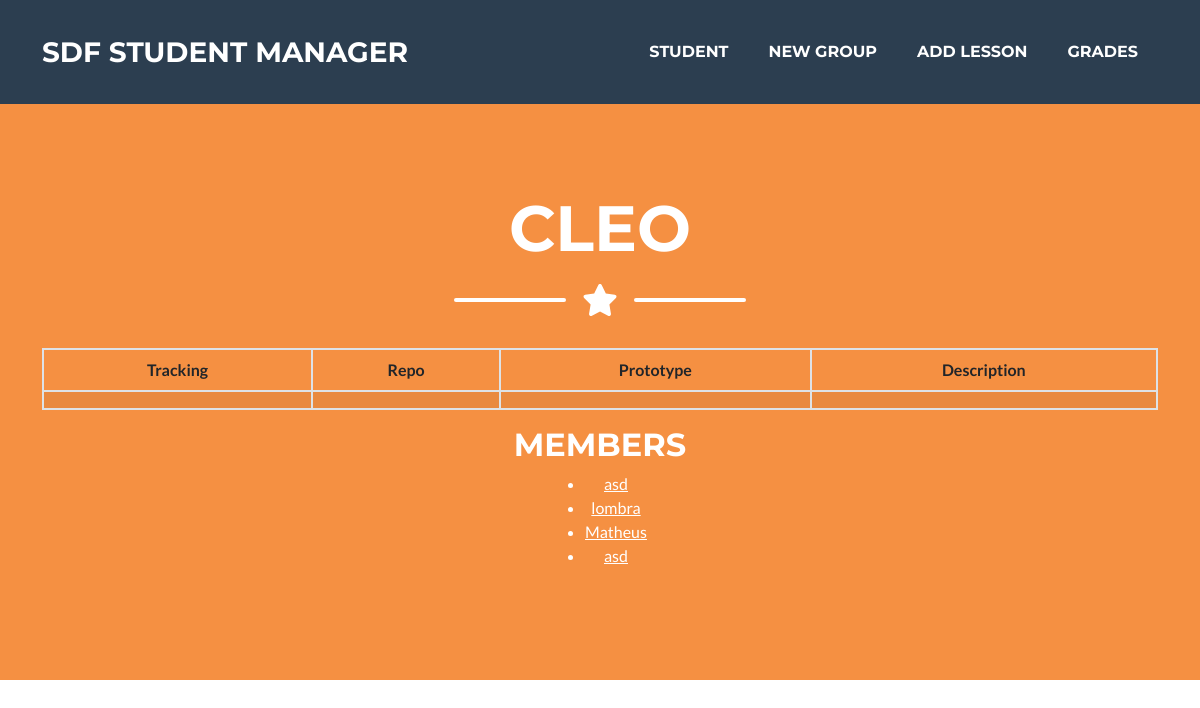
The app's page /group/1, older data.
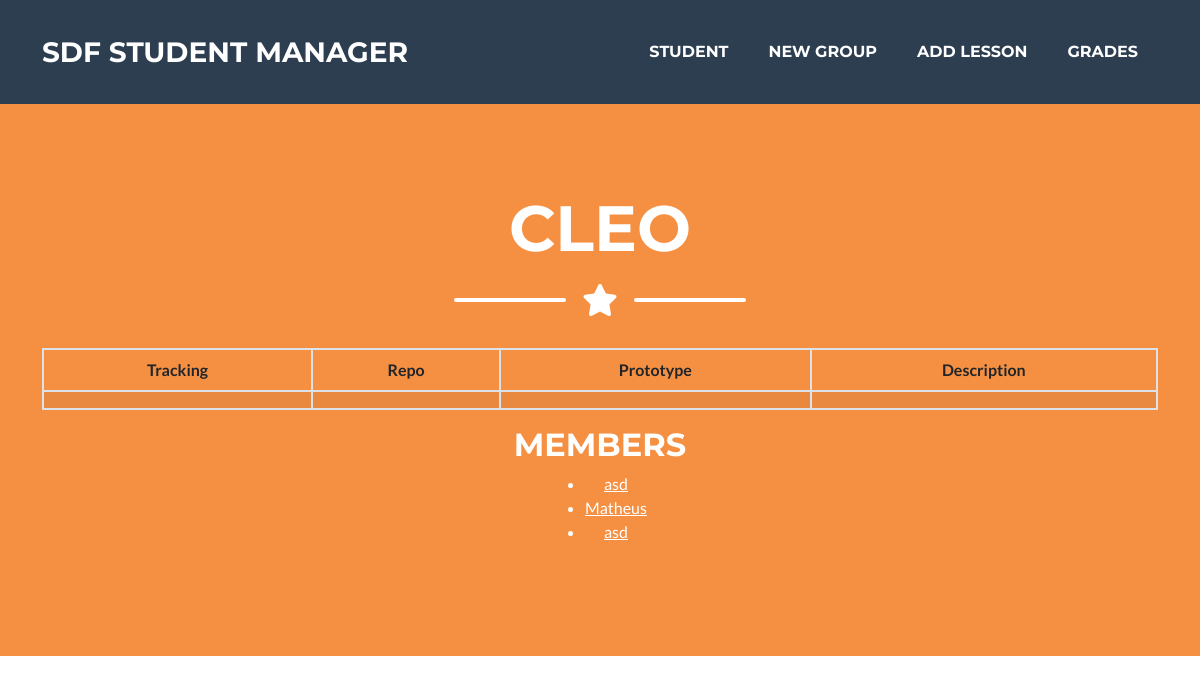
The same page, newer data.
### presence_count/models.py (models this page shows, shortened)
class Student(models.Model):
    name = models.CharField(max_length=100)
    email = models.EmailField(max_length=100)
    grade_1 = models.FloatField(default=0)
    grade_2 = models.FloatField(default=0)
    grade_avg = models.FloatField(default=0)
    presences = models.IntegerField(default=0)
    group = models.ForeignKey(Group, on_delete=models.PROTECT, default=None, null=True, blank=True)

### presence_count/views.py (the view)
# urls.py: path('group/<int:group_id>', views.view_group, name='view_group'),
def view_group(request, group_id):
    group = Group.objects.get(pk=group_id)
    members = Student.objects.filter(group_id=group_id)
    context = {'group': group, 'members': members}
    return render(request, 'group.html', context)

### presence_count/templates/group.html (shortened to what this page needs)
{% extends 'base.html' %}
{% block body %}
    <header class="masthead bg-primary text-white text-center">
        <div class="container d-flex align-items-center flex-column">
            <h1 class="masthead-heading text-uppercase mb-0">{{group.name}}</h1>
            <div class="divider-custom divider-light">
                <div class="divider-custom-line"></div>
                <div class="divider-custom-icon"><i class="fas fa-star"></i></div>
                <div class="divider-custom-line"></div>
            </div>
            <table class="table table-striped table-hover table-bordered">
				<thead>
					<tr>
                        <th scope="col">Tracking</th>
                        <th scope="col">Repo</th>
                        <th scope="col">Prototype</th>
                        <th scope="col">Description</th>
					</tr>
				</thead>
				<tbody>
					<tr>
						<td class="text-white"><a style="color: white;" href="{{group.tracking}}" target="_blank">{{group.tracking}}</a></td>
						<td class="text-white"><a style="color: white;" href="{{group.repo}}" target="_blank">{{group.repo}}</a></td>
                        <td class="text-white"><a style="color: white;" href="{{group.prototype}}" target="_blank">{{group.prototype}}</a></td>
						<td class="text-white">{{group.description}}</td>
					</tr>
				</tbody>
			</table>
            <h2>MEMBERS</h2>
            <ul>
                {% for member in members %}
                    <li><a style="color: white;"
                        href="{% url 'presence_count:view_student' member.id %}"
                        target="_blank">{{member.name}}</a></li>
                {% endfor %}
            </ul>
        </div>
    </header>
{% endblock %}

Row changes from the older to the newer data that the page shows:
no longer on this page (row edited): Student: name "lombra"
